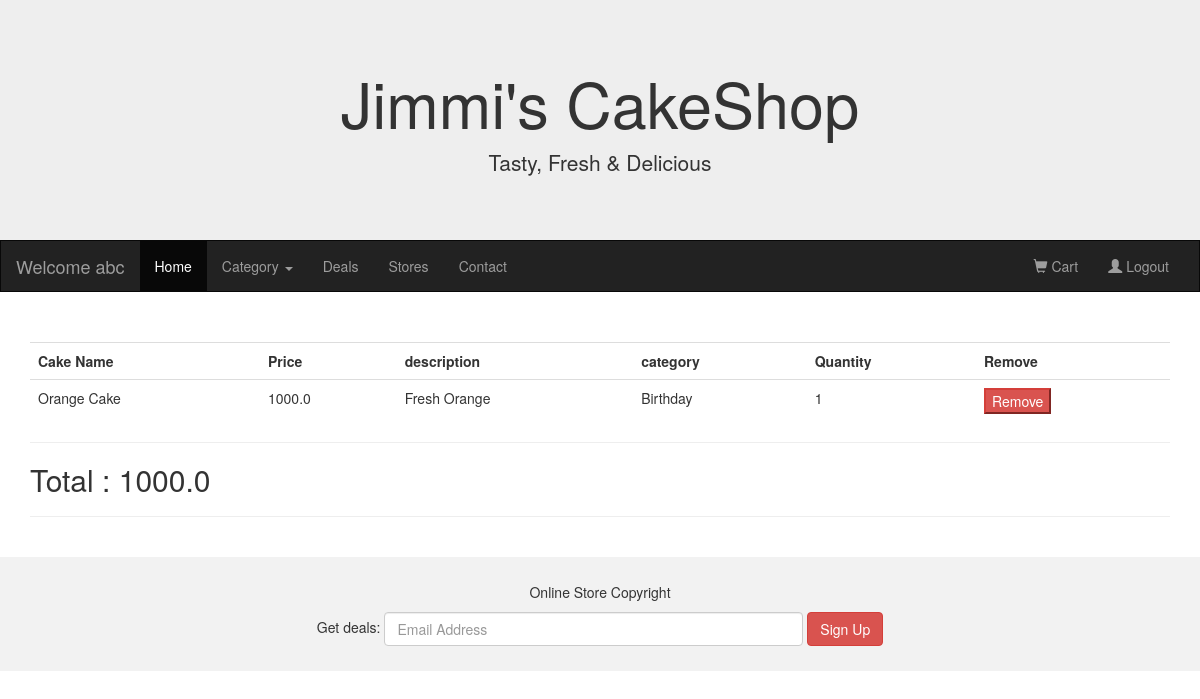
The app's page /cart (signed in) with its own data.
### Userapp/models.py (models this page shows)
class MyCart(models.Model):
   cake = models.ForeignKey(Cake,on_delete=models.CASCADE)
   user = models.ForeignKey(UserMaster,on_delete=models.CASCADE)
   qty = models.IntegerField()
   class Meta:
      db_table = 'Mycart'

### MyAdmin/models.py (models this page shows)
class Cake(models.Model):
   cakename = models.CharField(max_length=50)
   price = models.FloatField(default=1000)
   description = models.CharField(max_length=100)
   imageurl = models.ImageField(upload_to='images/',default='abc.jpg')
   category = models.ForeignKey(Category,on_delete=models.CASCADE)
   class Meta:
      db_table = 'Cake'

class Category(models.Model):
   cname = models.CharField(max_length=50)
   def __str__(self):
      return self.cname
   class Meta:
      db_table = 'Category'

### Userapp/views.py (the view)
# urls.py: path('cart',views.showcart),
def showcart(request):
   if "uname" in request.session:
      user = UserMaster.objects.get(username=request.session['uname'])
      mycart = MyCart.objects.filter(user=user)
      categories = Category.objects.all()
      total=0
      for cart in mycart:
        total+=cart.cake.price*cart.qty
      return render(request,'cart.html',{'categories':categories,'cart':mycart,'total':total})
   else:
      messages.error(request,'Please Login to see cart items !!!',extra_tags='danger')
      return redirect(login)

### templates/cart.html (shortened to what this page needs)
{%extends 'master.html'%}
{%block content%}
    <table class="table">
        <tr>
            <th>Cake Name</th>
            <th>Price</th>
            <th>description</th>
            <th>category</th>
            <th>Quantity</th>
            <th>Remove</th>
        </tr>
        {% for item in cart %}
            <form method="POST" action="/removefromcart">
                <tr>
                    <td>{{item.cake.cakename}}</td>
                    <td>{{item.cake.price}}</td>
                    <td>{{item.cake.description}}</td>
                    <td>{{item.cake.category}}</td>
                    <td>{{item.qty}}</td>
                    <td><button type="submit" class="button btn-danger">Remove</button></td>
                </tr>
        </form>
        {%endfor%}
    </table>
    <hr>
    <h2>Total : {{total}}</h2>
    <hr>
{%endblock%}

### records on screen
MyCart: cake.cakename "Orange Cake", cake.price "1000.0", cake.description "Fresh Orange", cake.category "Birthday", qty "1"

### other values on screen
{{ request.session.uname }} "abc"
{{ total }} "1000.0"
